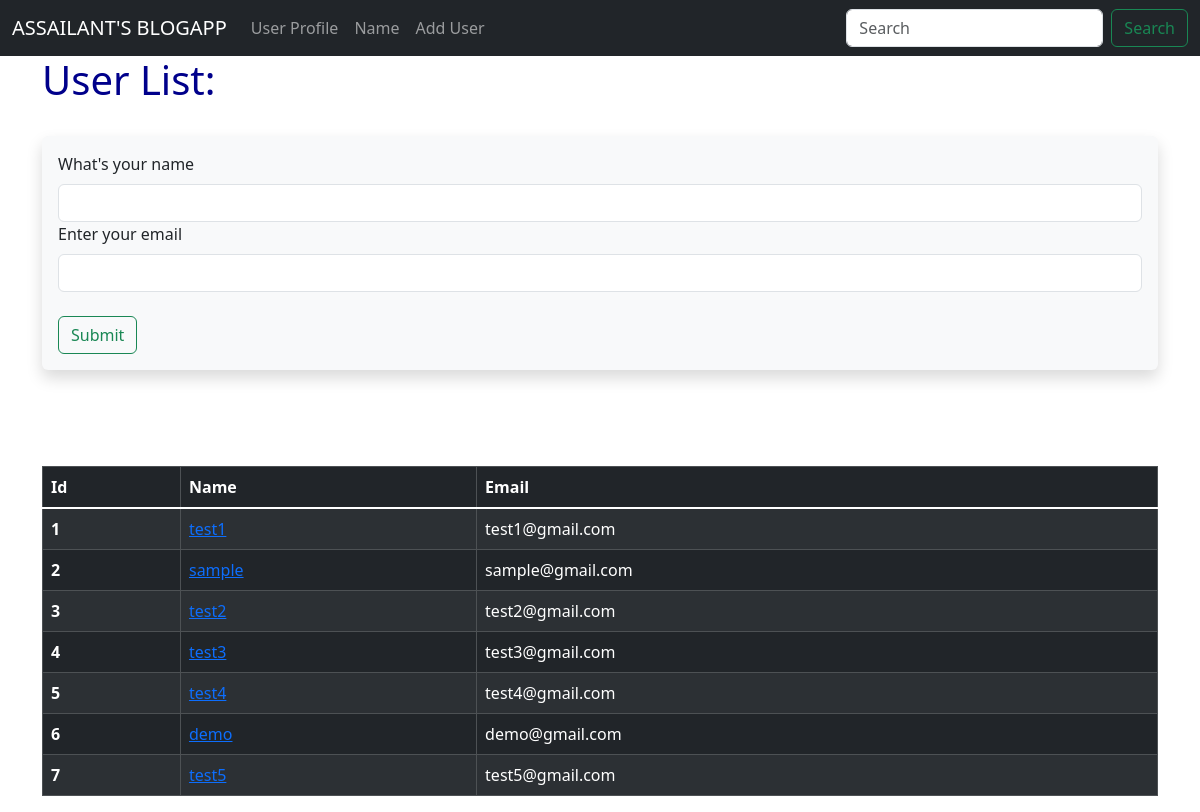
Screenshot of /user/add with the database file from the repository.
### hello.py (models this page shows, shortened)
class User(db.Model):
    id=db.Column(db.Integer, primary_key=True)
    name=db.Column(db.String(200), nullable=False)
    email=db.Column(db.String(200), nullable=False, unique=True)
    date_added=db.Column(db.DateTime(), default=datetime.now())

### hello.py (the view, shortened to what this page needs)
@app.route('/user/add', methods=['GET', 'POST'])
def add_user():
    name=None
    email=None
    form=UserForm()
    our_users=User.query.order_by(User.date_added)
    return render_template("add_user.html", name=name, email=email, form=form, our_users=our_users)

### hello.py
class UserForm(FlaskForm):
    name=StringField("What's your name", validators=[DataRequired()])
    email=EmailField("Enter your email", validators=[DataRequired()])
    submit=SubmitField("Submit")

### templates/add_user.html (shortened to what this page needs)
{% extends 'base.html' %}
{% block content %}
{% if name %}
<h1>User List:</h1>
<br />
<table class="table table-dark table-striped table-hover table-bordered">
    <thead>
        <tr>
            <th scope="col">Id</th>
            <th scope="col">Name</th>
            <th scope="col">Email</th>
        </tr>
    </thead>
    <tbody class="table-group-divider">
        {% for our_user in our_users %}
        <tr>
            <th scope="row">{{our_user.id}}</th>
            <td><a href="{{ url_for('update', id=our_user.id) }}">{{our_user.name}}</a></td>
            <td>{{our_user.email}}</td>
        </tr>
        {%endfor%}
    </tbody>
</table>
{% else %}
<h1>User List:</h1>
<br />
<div class="shadow p-3 mb-5 bg-body-tertiary rounded bg-dark">
    <form method="post">
        {{form.name.label(class="form-label")}}
        {{form.name(class="form-control")}}
        {{form.email.label(class="form-label")}}
        {{form.email(class="form-control")}}
        <br />
        {{form.submit(class="btn btn-outline-success")}}
    </form>
</div>
<br/><br/>
<table class="table table-dark table-striped table-hover table-bordered">
    <thead>
        <tr>
            <th scope="col">Id</th>
            <th scope="col">Name</th>
            <th scope="col">Email</th>
        </tr>
    </thead>
    <tbody class="table-group-divider">
        {% for our_user in our_users %}
        <tr>
            <th scope="row">{{our_user.id}}</th>
            <td><a href="{{ url_for('update', id=our_user.id) }}">{{our_user.name}}</a></td>
            <td>{{our_user.email}}</td>
        </tr>
        {%endfor%}
    </tbody>
</table>
{% endif %}
{% endblock %}

### templates/base.html (shortened to what this page needs)
<!doctype html>
<html lang="en">
<head>
    <link href="https://cdn.jsdelivr.net/npm/bootstrap@5.3.3/dist/css/bootstrap.min.css" rel="stylesheet"
/>
    <link rel="stylesheet" href="{{ url_for('static', filename='styles.css' ) }}">
</head>
<body>
    {% include 'navbar.html' %}
    <div class="container">
        {% block content %}
        {% endblock %}
    </div>
</body>
</html>

### templates/navbar.html (shortened to what this page needs)
<nav class="navbar navbar-expand-md bg-dark navbar-dark">
    <div class="container-fluid">
        <a class="navbar-brand" href="{{ url_for('index' ) }}">ASSAILANT'S BLOGAPP</a>
        <div class="collapse navbar-collapse" id="navbarSupportedContent">
            <ul class="navbar-nav me-auto mb-2 mb-lg-0">
                <li class="nav-item">
                    <a class="nav-link" href="{{ url_for('user', name='John' ) }}">User Profile</a>
                </li>
                <li class="nav-item">
                    <a class="nav-link" href="{{ url_for('name') }}">Name</a>
                </li>
                <li class="nav-item">
                    <a class="nav-link" href="{{ url_for('add_user') }}">Add User</a>
                </li>
            </ul>
            <form class="d-flex" role="search">
                <input class="form-control me-2" type="search" placeholder="Search" aria-label="Search">
                <button class="btn btn-outline-success" type="submit">Search</button>
            </form>
        </div>
    </div>
</nav>

### static/styles.css (style rules this page uses)
h1 { color:darkblue }

### rows the page displays
User: id "1", name "test1", email "test1@gmail.com"
User: id "2", name "sample", email "sample@gmail.com"
User: id "3", name "test2", email "test2@gmail.com"
User: id "4", name "test3", email "test3@gmail.com"
User: id "5", name "test4", email "test4@gmail.com"
User: id "6", name "demo", email "demo@gmail.com"
User: id "7", name "test5", email "test5@gmail.com"
